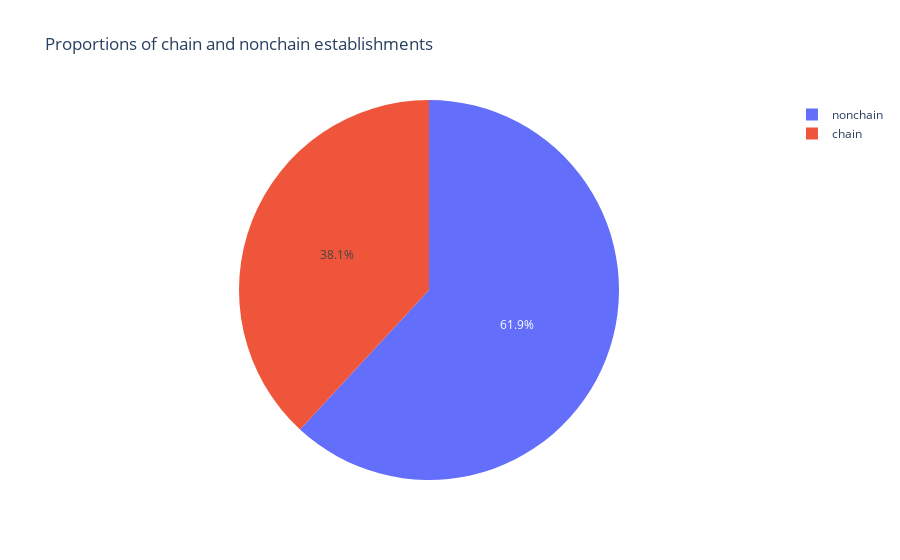

Notebook code cell kept with this figure:
### Code cell
rest_chain = ['nonchain', 'chain']
count = rest_chain_count['count'].tolist()
fig = go.Figure(data=[go.Pie(labels=rest_chain, values=count)])
fig.update_layout(title="Proportions of chain and nonchain establishments")
fig.show()

### Figure 1 — Plotly figure (JSON) as saved in the notebook; plotly's stock layout.template omitted (floating-point values rounded to 4 significant figures)
{"data": [{"labels": ["nonchain", "chain"], "type": "pie", "values": [5972, 3679]}], "layout": {"title": {"text": "Proportions of chain and nonchain establishments"}}}
